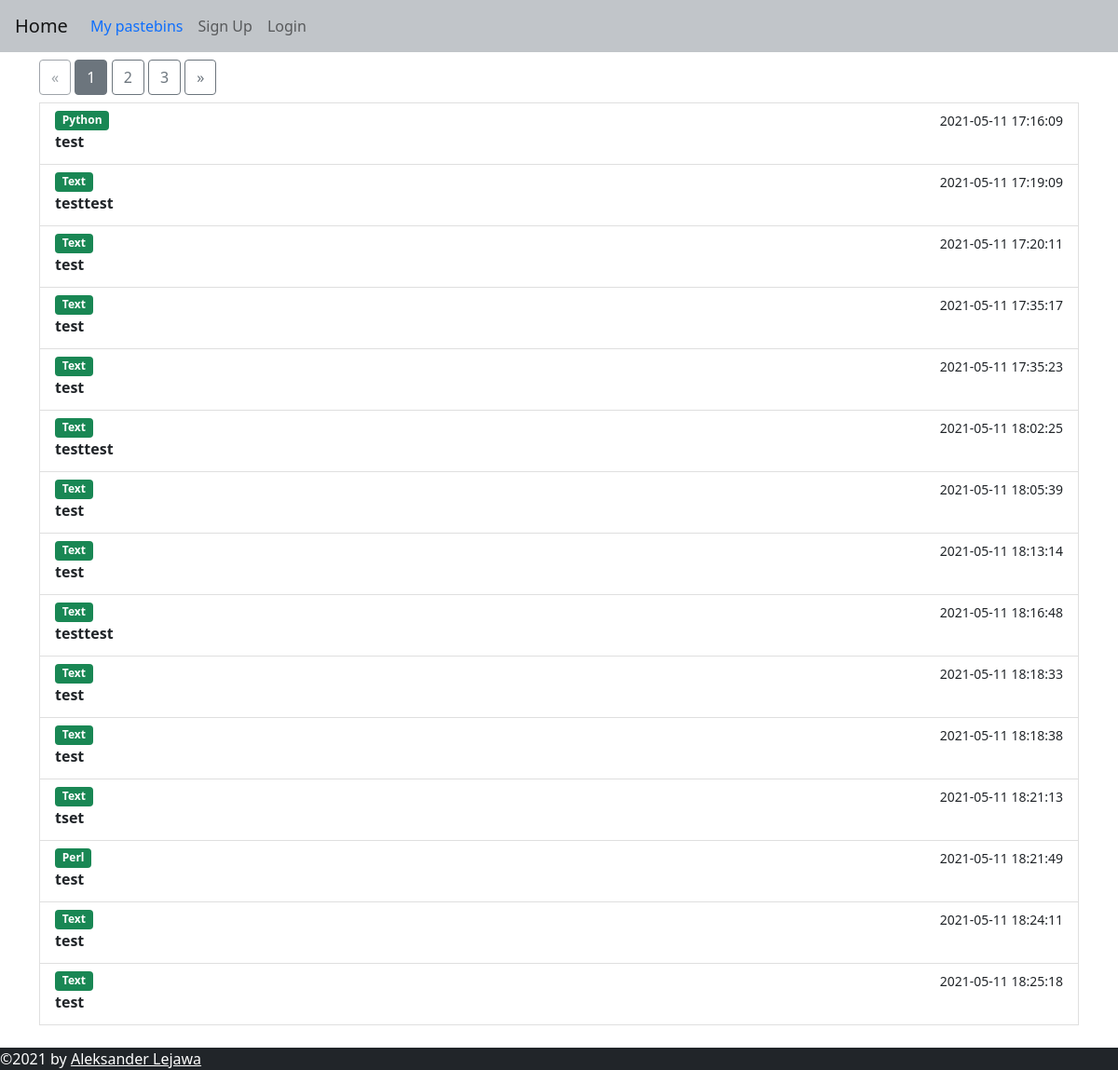
The page /public on the database its author committed.
### web/models.py (models this page shows, shortened)
class Pastebin(db.Model):
    id = db.Column(db.Integer, primary_key=True)
    title = db.Column(db.String(100), default="Untitled")
    content = db.Column(db.String(60000))
    syntax = db.Column(db.String(50))
    user_id = db.Column(db.Integer, db.ForeignKey("user.id"))
    date = db.Column(db.DateTime(timezone=True))
    expire_date = db.Column(db.DateTime(timezone=True))
    password = db.Column(db.String(150))
    link = db.Column(db.String(150), unique=True)

### web/public_pastebins/routes.py (the view)
@bp.route("/public")
def public():
    page = request.args.get("page", 1, type=int)
    pastebins = Pastebin.query.filter_by(password=None).paginate(page, 15, False)
    return render_template("public_pastebins.html", user=current_user, pastebins=pastebins)

### web/templates/public_pastebins.html
{% extends "base.html" %}
{% block content %}
<div class="text-right mb-2">
    <a href="{{ url_for('public_pastebins.public', page=pastebins.prev_num) }}"
       class="btn btn-outline-secondary {% if pastebins.page == 1 %}disabled{% endif %}">
        &laquo;
    </a>
    {% for page_num in pastebins.iter_pages(left_edge=1, right_edge=1, left_current=1, right_current=2) %}
        {% if page_num %}
            {% if pastebins.page == page_num %}
            <a href="{{ url_for('public_pastebins.public', page=page_num) }}"
               class="btn btn-secondary ">
                {{ page_num }}
            </a>
            {% else %}
            <a href="{{ url_for('public_pastebins.public', page=page_num) }}"
               class="btn btn-outline-secondary ">
                {{ page_num }}
            </a>
            {% endif %}
        {% else %}
            ...
        {% endif %}
    {% endfor %}
    <a href="{{ url_for('public_pastebins.public', page=pastebins.next_num) }}"
       class="btn btn-outline-secondary
       {% if pastebins.page == pastebins.pages %}disabled{% endif %}">
       &raquo;
    </a>
</div>
{% for pastebin in pastebins.items %}
<a href="{{pastebin.link}}" class="list-group-item list-group-item-action">
    <div class="d-flex w-100 justify-content-between">
      <span class="badge bg-success">{{ pastebin.syntax }}</span>
      <small>{{ pastebin.date.replace(microsecond=0) }}</small>
    </div>
    <p class="mb-1"><b>{{ pastebin.title if pastebin.title|length < 10 else pastebin.title[:10] + "..."}}</b></p>
  </a>
{% endfor %}
{% endblock %}

### rows shown on the page
Pastebin: syntax "Python", date.replace "2021-05-11 17:16:09", title "test"
Pastebin: syntax "Text", date.replace "2021-05-11 17:19:09", title "testtest"
Pastebin: syntax "Text", date.replace "2021-05-11 17:20:11", title "test"
Pastebin: syntax "Text", date.replace "2021-05-11 17:35:17", title "test"
Pastebin: syntax "Text", date.replace "2021-05-11 17:35:23", title "test"
Pastebin: syntax "Text", date.replace "2021-05-11 18:02:25", title "testtest"
Pastebin: syntax "Text", date.replace "2021-05-11 18:05:39", title "test"
Pastebin: syntax "Text", date.replace "2021-05-11 18:13:14", title "test"
Pastebin: syntax "Text", date.replace "2021-05-11 18:16:48", title "testtest"
Pastebin: syntax "Text", date.replace "2021-05-11 18:18:33", title "test"
Pastebin: syntax "Text", date.replace "2021-05-11 18:18:38", title "test"
Pastebin: syntax "Text", date.replace "2021-05-11 18:21:13", title "tset"
Pastebin: syntax "Perl", date.replace "2021-05-11 18:21:49", title "test"
Pastebin: syntax "Text", date.replace "2021-05-11 18:24:11", title "test"
Pastebin: syntax "Text", date.replace "2021-05-11 18:25:18", title "test"

### other values the page prints
{{ page_num }} "1"
{{ page_num }} "2" "3"
